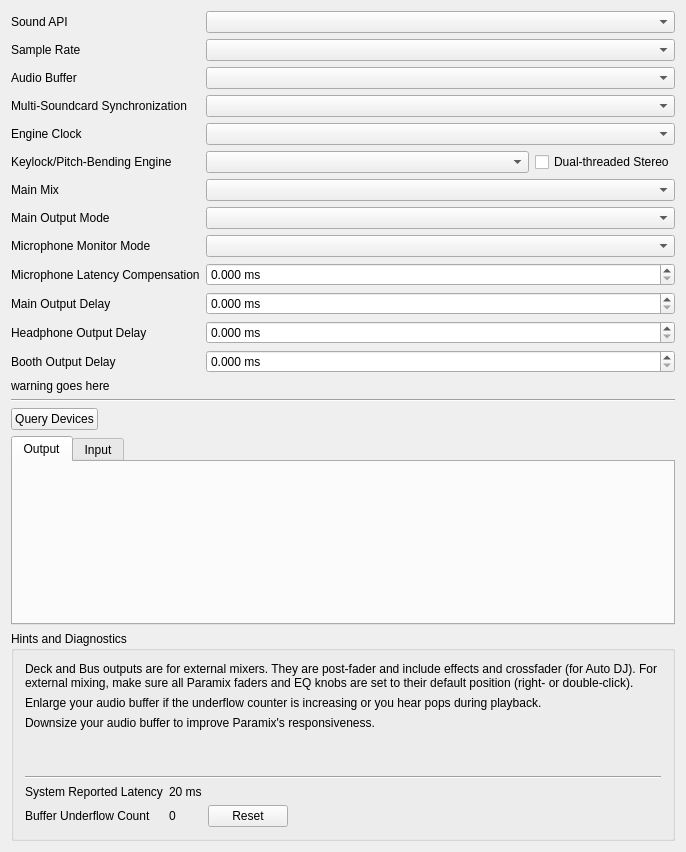
<?xml version="1.0" encoding="UTF-8"?>
<ui version="4.0">
 <class>DlgPrefSoundDlg</class>
 <widget class="QWidget" name="DlgPrefSoundDlg">
  <property name="geometry">
   <rect>
    <x>0</x>
    <y>0</y>
    <width>686</width>
    <height>852</height>
   </rect>
  </property>
  <property name="windowTitle">
   <string>Sound Hardware Preferences</string>
  </property>
  <layout class="QVBoxLayout" name="verticalLayout_2">
   <item>
    <layout class="QGridLayout" name="gridLayout" columnstretch="0,1">
     <item row="0" column="0">
      <widget class="QLabel" name="apiLabel">
       <property name="text">
        <string>Sound API</string>
       </property>
       <property name="openExternalLinks">
        <bool>true</bool>
       </property>
       <property name="buddy">
        <cstring>apiComboBox</cstring>
       </property>
      </widget>
     </item>
     <item row="0" column="1">
      <layout class="QHBoxLayout" name="apiHBox">
        <item>
          <widget class="QComboBox" name="apiComboBox"/>
        </item>
      </layout>
     </item>
     <item row="1" column="0">
      <widget class="QLabel" name="sampleRateLabel">
       <property name="text">
        <string>Sample Rate</string>
       </property>
       <property name="buddy">
        <cstring>sampleRateComboBox</cstring>
       </property>
      </widget>
     </item>
     <item row="1" column="1">
      <layout class="QHBoxLayout" name="sampleRateHBox">
        <item>
          <widget class="QComboBox" name="sampleRateComboBox"/>
        </item>
      </layout>
     </item>
     <item row="2" column="0">
      <widget class="QLabel" name="audioBufferLabel">
       <property name="text">
        <string>Audio Buffer</string>
       </property>
       <property name="buddy">
        <cstring>audioBufferComboBox</cstring>
       </property>
      </widget>
     </item>
     <item row="2" column="1">
      <layout class="QHBoxLayout" name="audioBufferHBox">
        <item>
          <widget class="QComboBox" name="audioBufferComboBox"/>
        </item>
      </layout>
     </item>
     <item row="3" column="0">
      <widget class="QLabel" name="deviceSyncLabel">
       <property name="text">
        <string>Multi-Soundcard Synchronization</string>
       </property>
      </widget>
     </item>
     <item row="3" column="1">
      <widget class="QComboBox" name="deviceSyncComboBox"/>
     </item>
     <item row="4" column="0">
      <widget class="QLabel" name="engineClockLabel">
       <property name="text">
        <string>Engine Clock</string>
       </property>
      </widget>
     </item>
     <item row="4" column="1">
      <widget class="QComboBox" name="engineClockComboBox">
       <property name="toolTip">
        <string>Use soundcard clock for live audience setups and lowest latency.&lt;br&gt;Use network clock for broadcasting without a live audience.</string>
       </property>
      </widget>
     </item>
     <item row="5" column="0">
      <widget class="QLabel" name="keylockLabel">
       <property name="text">
        <string>Keylock/Pitch-Bending Engine</string>
       </property>
       <property name="buddy">
        <cstring>keylockComboBox</cstring>
       </property>
      </widget>
     </item>
     <item row="6" column="0">
      <widget class="QLabel" name="masteMixLabel">
       <property name="text">
        <string>Main Mix</string>
       </property>
      </widget>
     </item>
     <item row="6" column="1">
      <widget class="QComboBox" name="mainMixComboBox"/>
     </item>
     <item row="7" column="1">
      <widget class="QComboBox" name="mainOutputModeComboBox"/>
     </item>
     <item row="7" column="0">
      <widget class="QLabel" name="mainMonoLabel">
       <property name="text">
        <string>Main Output Mode</string>
       </property>
      </widget>
     </item>
     <item row="8" column="1">
      <widget class="QComboBox" name="micMonitorModeComboBox"/>
     </item>
     <item row="8" column="0">
      <widget class="QLabel" name="micMonitorModeLabel">
       <property name="text">
        <string>Microphone Monitor Mode</string>
       </property>
       <property name="openExternalLinks">
        <bool>true</bool>
       </property>
      </widget>
     </item>
     <item row="9" column="0">
      <widget class="QLabel" name="latencyCompensationLabel">
       <property name="text">
        <string>Microphone Latency Compensation</string>
       </property>
       <property name="openExternalLinks">
        <bool>true</bool>
       </property>
      </widget>
     </item>
     <item row="9" column="1">
      <widget class="QDoubleSpinBox" name="latencyCompensationSpinBox">
       <property name="suffix">
        <string> ms</string>
       </property>
       <property name="decimals">
        <number>3</number>
       </property>
       <property name="maximum">
        <double>500.000000000000000</double>
       </property>
       <property name="singleStep">
        <double>0.100000000000000</double>
       </property>
      </widget>
     </item>
     <item row="11" column="0">
      <widget class="QLabel" name="mainDelayLabel">
       <property name="text">
        <string>Main Output Delay</string>
       </property>
      </widget>
     </item>
     <item row="11" column="1">
      <widget class="QDoubleSpinBox" name="mainDelaySpinBox">
       <property name="suffix">
        <string extracomment="milliseconds"> ms</string>
       </property>
       <property name="decimals">
        <number>3</number>
       </property>
       <property name="maximum">
        <double>500.000000000000000</double>
       </property>
       <property name="singleStep">
        <double>0.100000000000000</double>
       </property>
      </widget>
     </item>
     <item row="12" column="0">
      <widget class="QLabel" name="headDelayLabel">
       <property name="text">
        <string>Headphone Output Delay</string>
       </property>
      </widget>
     </item>
     <item row="12" column="1">
      <widget class="QDoubleSpinBox" name="headDelaySpinBox">
       <property name="suffix">
        <string extracomment="milliseconds"> ms</string>
       </property>
       <property name="decimals">
        <number>3</number>
       </property>
       <property name="maximum">
        <double>500.000000000000000</double>
       </property>
       <property name="singleStep">
        <double>0.100000000000000</double>
       </property>
      </widget>
     </item>
     <item row="13" column="0">
      <widget class="QLabel" name="boothDelayLabel">
       <property name="text">
        <string>Booth Output Delay</string>
       </property>
      </widget>
     </item>
     <item row="13" column="1">
      <widget class="QDoubleSpinBox" name="boothDelaySpinBox">
       <property name="suffix">
        <string extracomment="milliseconds"> ms</string>
       </property>
       <property name="decimals">
        <number>3</number>
       </property>
       <property name="maximum">
        <double>500.000000000000000</double>
       </property>
       <property name="singleStep">
        <double>0.100000000000000</double>
       </property>
      </widget>
     </item>
     <item row="14" column="0" colspan="2">
      <widget class="QLabel" name="latencyCompensationWarningLabel">
       <property name="text">
        <string notr="true">warning goes here</string>
       </property>
      </widget>
     </item>
     <item row="5" column="1">
      <layout class="QHBoxLayout" name="horizontalLayout">
       <item>
        <widget class="QComboBox" name="keylockComboBox"/>
       </item>
       <item>
        <widget class="QCheckBox" name="keylockDualthreadedCheckBox">
         <property name="sizePolicy">
          <sizepolicy hsizetype="Maximum" vsizetype="Fixed">
           <horstretch>0</horstretch>
           <verstretch>0</verstretch>
          </sizepolicy>
         </property>
         <property name="text">
          <string>Dual-threaded Stereo</string>
         </property>
        </widget>
       </item>
      </layout>
     </item>
    </layout>
   </item>
   <item>
    <widget class="Line" name="line_2">
     <property name="orientation">
      <enum>Qt::Horizontal</enum>
     </property>
    </widget>
   </item>
   <item>
    <layout class="QHBoxLayout" name="buttonsHLayout">
     <item>
      <widget class="QPushButton" name="queryButton">
       <property name="text">
        <string>Query Devices</string>
       </property>
      </widget>
     </item>
     <item>
      <spacer name="buttonsHSpacer">
       <property name="orientation">
        <enum>Qt::Horizontal</enum>
       </property>
       <property name="sizeHint" stdset="0">
        <size>
         <width>40</width>
         <height>20</height>
        </size>
       </property>
      </spacer>
     </item>
    </layout>
   </item>
   <item>
    <widget class="QTabWidget" name="ioTabs">
     <property name="sizePolicy">
      <sizepolicy hsizetype="MinimumExpanding" vsizetype="Expanding">
       <horstretch>0</horstretch>
       <verstretch>0</verstretch>
      </sizepolicy>
     </property>
     <property name="currentIndex">
      <number>0</number>
     </property>
     <widget class="QWidget" name="outputTab">
      <attribute name="title">
       <string>Output</string>
      </attribute>
      <layout class="QVBoxLayout" name="outputVLayout">
       <item>
        <spacer name="outputVSpacer">
         <property name="orientation">
          <enum>Qt::Vertical</enum>
         </property>
         <property name="sizeType">
          <enum>QSizePolicy::MinimumExpanding</enum>
         </property>
         <property name="sizeHint" stdset="0">
          <size>
           <width>20</width>
           <height>1</height>
          </size>
         </property>
        </spacer>
       </item>
      </layout>
     </widget>
     <widget class="QWidget" name="inputTab">
      <attribute name="title">
       <string>Input</string>
      </attribute>
      <layout class="QVBoxLayout" name="inputVLayout">
       <item>
        <spacer name="inputVSpacer">
         <property name="orientation">
          <enum>Qt::Vertical</enum>
         </property>
         <property name="sizeType">
          <enum>QSizePolicy::MinimumExpanding</enum>
         </property>
         <property name="sizeHint" stdset="0">
          <size>
           <width>20</width>
           <height>1</height>
          </size>
         </property>
        </spacer>
       </item>
      </layout>
     </widget>
    </widget>
   </item>
   <item>
    <widget class="QGroupBox" name="Hints">
     <property name="title">
      <string>Hints and Diagnostics</string>
     </property>
     <layout class="QGridLayout" name="gridLayout_6" columnstretch="0,0,0,1">
      <item row="0" column="0" colspan="4">
       <widget class="QLabel" name="deckBusHint">
        <property name="text">
         <string>Deck and Bus outputs are for external mixers. They are post-fader and include effects and crossfader (for Auto DJ). For external mixing, make sure all Paramix faders and EQ knobs are set to their default position (right- or double-click). </string>
        </property>
        <property name="wordWrap">
         <bool>true</bool>
        </property>
        <property name="openExternalLinks">
         <bool>true</bool>
        </property>
       </widget>
      </item>
      <item row="1" column="0" colspan="4">
       <widget class="QLabel" name="underflowCounterHint">
        <property name="text">
         <string>Enlarge your audio buffer if the underflow counter is increasing or you hear pops during playback.</string>
        </property>
        <property name="wordWrap">
         <bool>true</bool>
        </property>
       </widget>
      </item>
      <item row="2" column="0" colspan="4">
       <widget class="QLabel" name="audioBufferHint">
        <property name="text">
         <string>Downsize your audio buffer to improve Paramix's responsiveness.</string>
        </property>
        <property name="wordWrap">
         <bool>true</bool>
        </property>
       </widget>
      </item>
      <item row="3" column="0" colspan="4">
       <widget class="QLabel" name="realtimeHint">
        <property name="wordWrap">
         <bool>true</bool>
        </property>
        <property name="openExternalLinks">
         <bool>true</bool>
        </property>
       </widget>
      </item>
      <item row="4" column="0" colspan="4">
       <widget class="QLabel" name="hardwareGuide">
        <property name="wordWrap">
         <bool>true</bool>
        </property>
        <property name="openExternalLinks">
         <bool>true</bool>
        </property>
       </widget>
      </item>
      <item row="5" column="0" colspan="4">
       <widget class="Line" name="line">
        <property name="orientation">
         <enum>Qt::Horizontal</enum>
        </property>
       </widget>
      </item>
      <item row="6" column="0">
       <widget class="QLabel" name="latencyLabel">
        <property name="text">
         <string>System Reported Latency</string>
        </property>
        <property name="buddy">
         <cstring>audioBufferComboBox</cstring>
        </property>
       </widget>
      </item>
      <item row="6" column="1">
       <widget class="QLabel" name="currentLatency">
        <property name="text">
         <string>20 ms</string>
        </property>
       </widget>
      </item>
      <item row="7" column="0">
       <widget class="QLabel" name="underflowLabel">
        <property name="text">
         <string>Buffer Underflow Count</string>
        </property>
        <property name="buddy">
         <cstring>audioBufferComboBox</cstring>
        </property>
       </widget>
      </item>
      <item row="7" column="1">
       <widget class="QLabel" name="bufferUnderflowCount">
        <property name="text">
         <string>0</string>
        </property>
       </widget>
      </item>
      <item row="7" column="2">
       <widget class="QPushButton" name="btnResetBufferUnderflowCount">
        <property name="text">
         <string>Reset</string>
        </property>
       </widget>
      </item>
     </layout>
    </widget>
   </item>
  </layout>
 </widget>
 <layoutdefault spacing="6" margin="11"/>
 <tabstops>
  <tabstop>apiComboBox</tabstop>
  <tabstop>sampleRateComboBox</tabstop>
  <tabstop>audioBufferComboBox</tabstop>
  <tabstop>deviceSyncComboBox</tabstop>
  <tabstop>engineClockComboBox</tabstop>
  <tabstop>mainMixComboBox</tabstop>
  <tabstop>mainOutputModeComboBox</tabstop>
  <tabstop>micMonitorModeComboBox</tabstop>
  <tabstop>latencyCompensationSpinBox</tabstop>
  <tabstop>mainDelaySpinBox</tabstop>
  <tabstop>headDelaySpinBox</tabstop>
  <tabstop>boothDelaySpinBox</tabstop>
  <tabstop>queryButton</tabstop>
  <tabstop>ioTabs</tabstop>
 </tabstops>
 <resources/>
 <connections/>
</ui>
